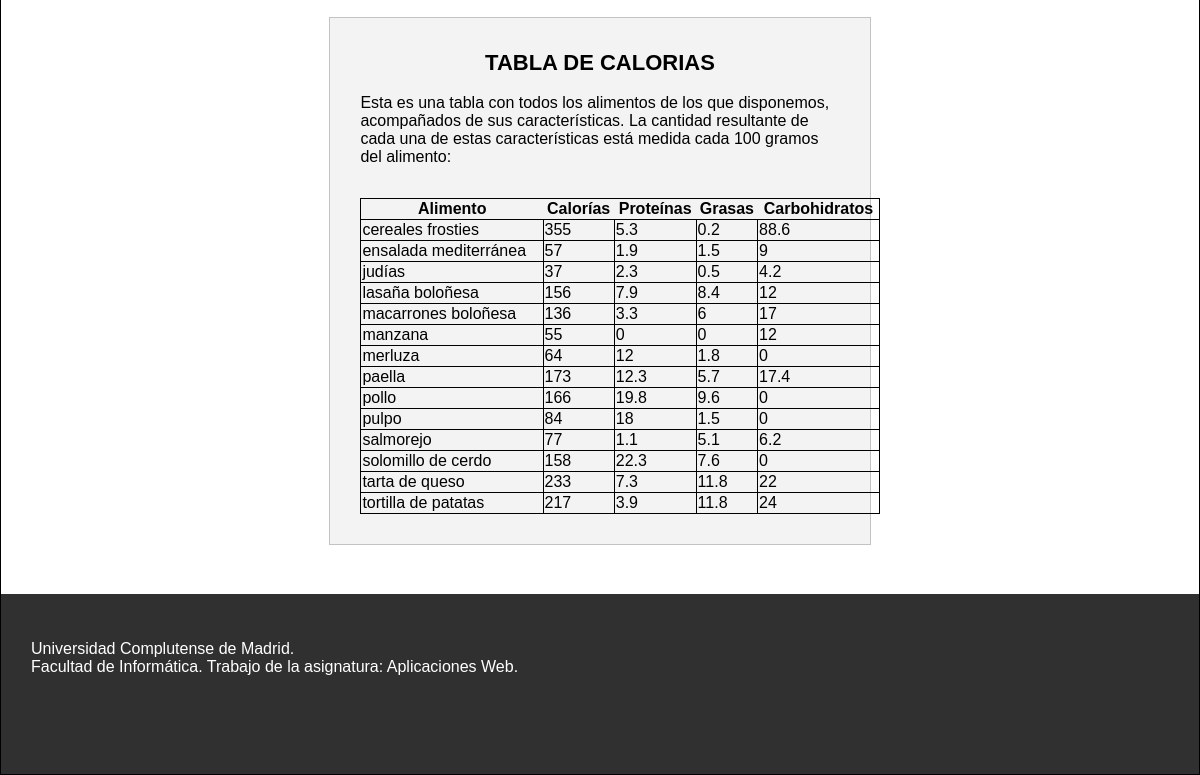
Before: /miPerfilComidasRegistrar.php (signed in, lower part) with the older database file.
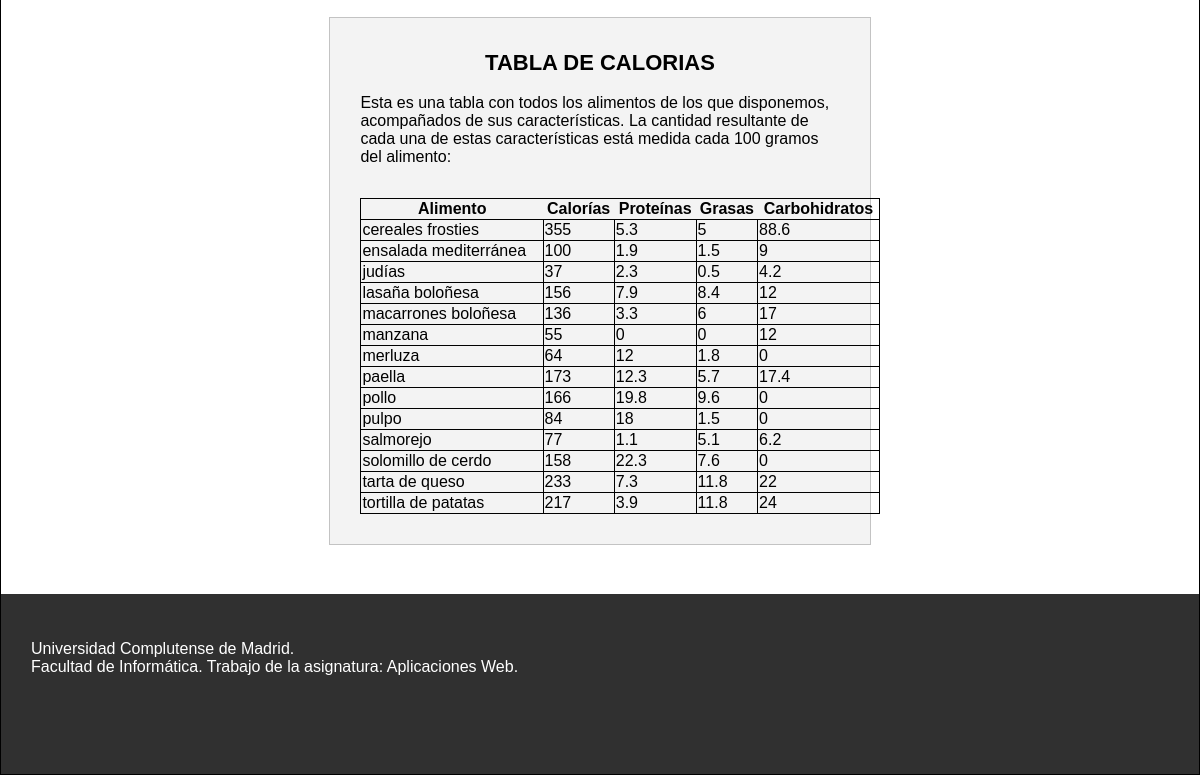
After: the same page with the newer database file.
### tables this page shows
CREATE TABLE `alimento` (
  `idAlimento` int(10) NOT NULL,
  `nombre` varchar(50) NOT NULL,
  `caloriasConsumidas` double UNSIGNED DEFAULT NULL,
  `carbohidratos` double UNSIGNED DEFAULT NULL,
  `proteinas` double UNSIGNED DEFAULT NULL,
  `grasas` double UNSIGNED DEFAULT NULL
);

### includes/Forms/FormRegistroComida.php (called while the page is built, shortened)
<?php
class FormRegistroComida extends Form
{
    public function gestiona()
    {
        return parent::gestiona();
    }
    protected function generaCamposFormulario($datosIniciales)
    {
        $ctrl = controller::getInstance();
        $alimentos = $ctrl->listarAlimentos();
        $ret = '<div class="form-inicio">';
        $ret .= '<fieldset>';
           $ret .= '<legend>REGISTRO DE COMIDA</legend>';
        $ret .=
		'<p>Escoge el tipo de comida que desees:</p>
            <label>Desayuno</label>
            <input type="radio" name="tipo" value="desayuno" checked/>
            <label>Comida</label>
    		<input type="radio" name="tipo" value="comida"/>
            <label>Cena</label>
    		<input type="radio" name="tipo" value="cena"/>
		<p>Selecciona entre 1 y 3 platos, dependiendo del tipo de comida que hayas escogido
            y la cantidad que quieras comer:</p>
	  	<div class="grupo-control"><label>Primer plato o plato único</label></div>
		<select name="alimento_1">
			<option value = ""> </option>';
			foreach ($alimentos as $value)
				$ret .= '<option value = "'.$value['nombre'].'">'.$value['nombre'].'</option>';
		$ret .= '</select>
		<div class="grupo-control"><label>Segundo plato</label></div>
		<select name="alimento_2">
			<option value = ""> </option>';
			foreach ($alimentos as $value)
			    $ret .= '<option value = "'.$value['nombre'].'">'.$value['nombre'].'</option>';
		$ret .= '</select>
		<div class="grupo-control"><label>Postre</label></div>
		<select name="alimento_3">
			<option value = ""> </option>';
			foreach ($alimentos as $value)
			    $ret .= '<option value = "'.$value['nombre'].'">'.$value['nombre'].'</option>';
		$ret .= '</select>
	    <div class="botones"><button type="submit" value="Enviar">Registrar</button>
        </div>
        ';
        $ret .= '</fieldset>';
         $ret .= '</div>';
        return $ret;
    }
}

### includes/controller.php (called while the page is built, shortened)
<?php
require_once(__DIR__ . '/DAOs/alimentoDAO.php');
class controller{
    private $alimentoDAO;
    private static $instance = null;
    public function __construct(){
        $this->alimentoDAO = new alimentoDAO();
    }
     public static function getInstance() {
        if (null === self::$instance) {
            self::$instance = new self();
        }
        return self::$instance;
    }
    public function listarAlimentos()
    {
        return $this->alimentoDAO->listarAlimentos();
    }
}

### includes/DAOs/DAO.php (called while the page is built, shortened)
<?php
class DAO {
    private $servername = "localhost";
    private $username = "hercules";
    private $password = "iG8hC62acnPrvIeU";
    private $dbname = "hercules";
    private $mysqli = null;
    public function __construct(){
        if(!$this->mysqli){
            $this->mysqli = new mysqli($this->servername, $this->username, $this->password, $this->dbname);
        }
    }
    protected function consultar($sql){
        return $this->mysqli->query($sql);
    }
}

### includes/DAOs/alimentoDAO.php (called while the page is built, shortened)
<?php
require_once(__DIR__.'/DAO.php');
class alimentoDAO extends DAO
{
    public function listarAlimentos()
    {
    	$query = "SELECT * FROM alimento ORDER BY nombre ASC";
    	$consulta = $this->consultar($query);
    	$nombres = array();
    	while ($fila = mysqli_fetch_assoc($consulta))
    	{
    	    array_push($nombres, $fila);
    	}
    	return $nombres;
    }
}

### includes/Forms/Form.php (called while the page is built, shortened)
<?php
abstract class Form
{
    private $formId;
    private $action;
    public function __construct($formId, $opciones = array() )
    {
        $this->formId = $formId;
        $opcionesPorDefecto = array( 'action' => null, );
        $opciones = array_merge($opcionesPorDefecto, $opciones);
        $this->action   = $opciones['action'];
        if ( !$this->action ) {
            $this->action = htmlentities($_SERVER['PHP_SELF']);
        }
    }
    public function gestiona()
    {
        if ( ! $this->formularioEnviado($_POST) ) {
            return $this->generaFormulario();
        }
    }
    private function formularioEnviado(&$params)
    {
        return isset($params['action']) && $params['action'] == $this->formId;
    }
    private function generaFormulario($errores = array(), &$datos = array())
    {
        $html= $this->generaListaErrores($errores);
        $html .= '<form enctype="multipart/form-data" method="POST" action="'.$this->action.'" id="'.$this->formId.'" >';
        $html .= '<input type="hidden" name="action" value="'.$this->formId.'" />';
        $html .= $this->generaCamposFormulario($datos);
        $html .= '</form>';
        return $html;
    }
    private function generaListaErrores($errores)
    {
        $html='';
        return $html;
    }
}

### miPerfilComidasRegistrar.php (the view, shortened to what the changed rows need)
<?php
    require_once(__DIR__.'/includes/Forms/FormRegistroComida.php');
    $form = new FormRegistroComida();
    $html=$form->gestiona();
?>
<!DOCTYPE html>
<html>
	<head>
	<link rel="stylesheet" type="text/css" href="includes/css/estilo.css" />
	<link rel="stylesheet" type="text/css" href="includes/css/estiloPagsMiPerfil.css" />
	<link rel="stylesheet" type="text/css" href="includes/css/estiloFormularios.css" />
	</head>
	<body>
	<div id="contenedor">
		<?php
			require('miPerfilCabecera.php');
		?>
		<div id="contenido">
		<?php
        $alimentos = $ctrl->listarAlimentos();
        ?>
        <div class="form-inicio">
        <div class="tabla_alimentos">
        <p><table>
        <tr> <th>Alimento</th> <th>Calorías</th> <th>Proteínas</th> <th>Grasas</th> <th>Carbohidratos</th> </tr>
        <?php
        foreach ($alimentos as $valor)
        {
            echo
            "<tr>
            <td>".$valor['nombre']."</td>
            <td>".$valor['caloriasConsumidas']."</td>
            <td>".$valor['proteinas']."</td>
            <td>".$valor['grasas']."</td>
            <td>".$valor['carbohidratos']."</td>
            </tr>";
        }
        ?>
		</table>
		</div>
		</div>
		</div>
	</div>
	</body>
</html>

Changed rows visible on the page:
changed alimento "cereales frosties": grasas "0.2" → "5"
changed alimento "ensalada mediterránea": caloriasConsumidas "57" → "100"
